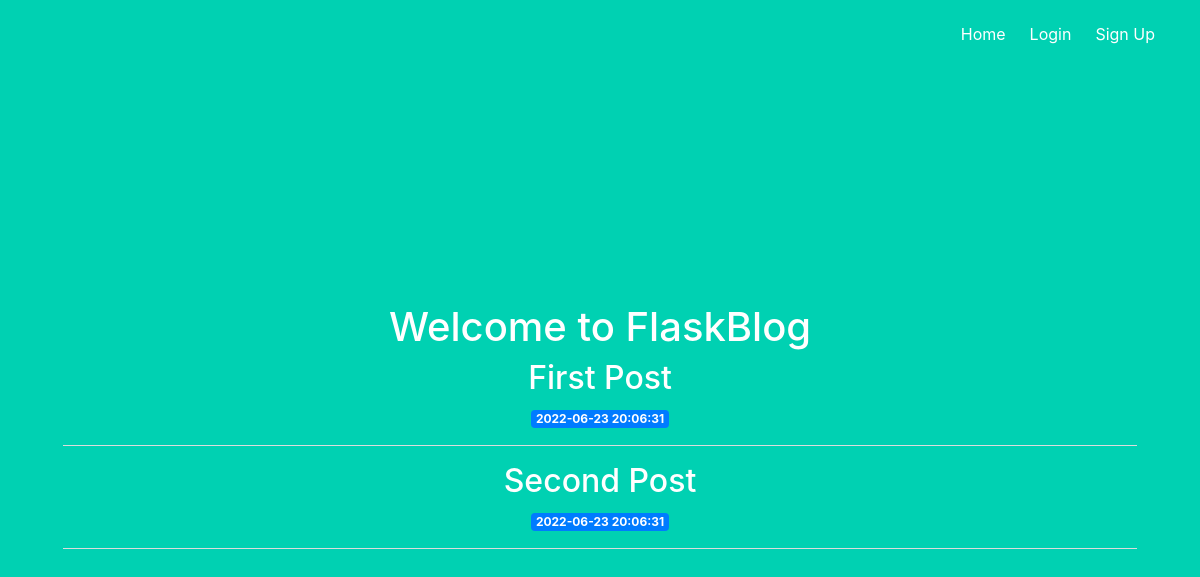
Before: / with the older database file.
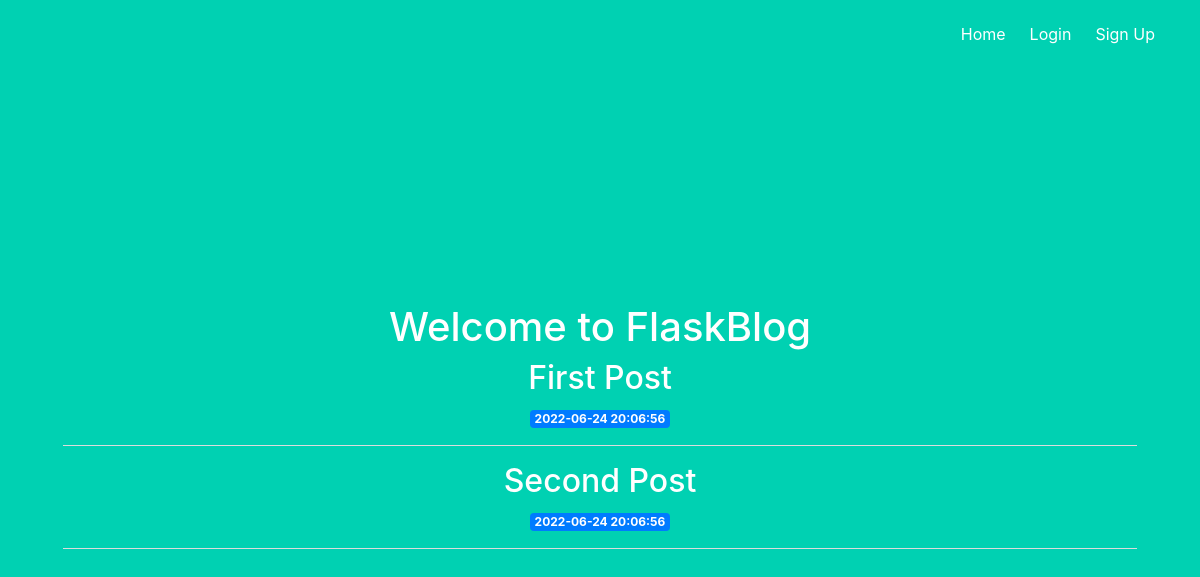
After: the same page with the newer database file.
### models.py (models this page shows)
class Posts(db.Model):
    id = db.Column(db.Integer, primary_key=True)
    created = db.Column(db.DateTime, default=datetime.now())
    title = db.Column(db.Text)
    content = db.Column(db.Text)

### views/posts_orm.py (the view)
@posts.route('/')
def home():
    posts = Posts.query.all()
    return render_template('basic/home.html', posts=posts)

### templates/basic/home.html (shortened to what this page needs)
{% extends 'base_profile.html' %}
{% block content %}
    <h1>
        {% block title %}
            Welcome to FlaskBlog
        {% endblock %}
    </h1>
    {% for post in posts %}
        <a href="{{ url_for('posts.show_post', post_id=post['id']) }}">
            <h2>{{ post['title'] }}</h2>
        </a>
        <span class="badge badge-primary">{{ post['created'] }}</span>
        <hr>
    {% endfor %}
{% endblock %}

### templates/base_profile.html (shortened to what this page needs)
<!DOCTYPE html>
<html>
<head>
    <link rel="stylesheet" href="https://cdnjs.cloudflare.com/ajax/libs/bulma/0.7.2/css/bulma.min.css" />
    <link rel="stylesheet" href="https://stackpath.bootstrapcdn.com/bootstrap/4.3.1/css/bootstrap.min.css">
</head>
<body>
    <section class="hero is-primary is-fullheight">
        <div class="hero-head">
            <nav class="navbar">
                <div class="container">
                    <div id="navbarMenuHeroA" class="navbar-menu">
                        <div class="navbar-end">
                            <a href="{{ url_for('posts.home') }}" class="navbar-item">
                                Home
                            </a>
                            {% if not current_user.is_authenticated %}
                            <a href="{{ url_for('auth.login') }}" class="navbar-item">
                                Login
                            </a>
                            <a href="{{ url_for('auth.signup') }}" class="navbar-item">
                                Sign Up
                            </a>
                            {% endif %}
                        </div>
                    </div>
                </div>
            </nav>
        </div>
        <div class="hero-body">
            <div class="container has-text-centered">
               {% block content %}
               {% endblock %}
            </div>
        </div>
    </section>
</body>
</html>

Changed rows visible on the page:
changed Posts "First Post": created "2022-06-23 20:06:31" → "2022-06-24 20:06:56"
changed Posts "Second Post": created "2022-06-23 20:06:31" → "2022-06-24 20:06:56"
